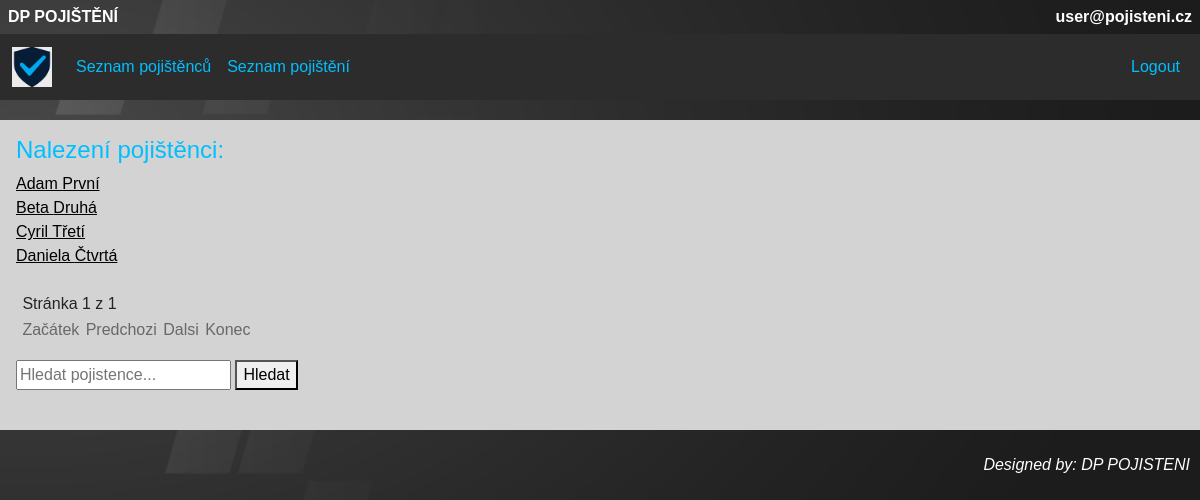
/pojistenci/pojistenec_search/ (signed in), run on the app's committed database.
### pojistenci/models.py (models this page shows, shortened)
class Uzivatel(AbstractBaseUser):
    email = models.EmailField(max_length=300, unique=True)
    is_admin = models.BooleanField(default=False)
    class Meta:
        verbose_name = "uživatel"
        verbose_name_plural = "uživatelé"
    objects = UzivatelManager()
    USERNAME_FIELD = "email"

class Pojistenec(models.Model):
    jmeno = models.CharField(max_length=100, validators=[text_validator, min_length_validator, max_length_validator])
    prijmeni = models.CharField(max_length=100, validators=[text_validator, min_length_validator, max_length_validator])
    email = models.EmailField(max_length=100, validators=[EmailValidator(), max_length_validator])
    telefon = models.CharField(max_length=22, validators=[telefon_validator])
    ulice = models.CharField(max_length=100, validators=[alphanum_space_dash_validator, min_length_validator, max_length_validator])
    cislo = models.CharField(max_length=100, validators=[alphanum_space_dash_validator, max_length_validator])
    mesto = models.CharField(max_length=100, validators=[alphanum_space_dash_validator, min_length_validator, max_length_validator])
    psc = models.CharField(max_length=6, validators=[psc_validator])
    class Meta:
        verbose_name = "Pojištěnec"
        verbose_name_plural = "Pojištěnci"

### pojistenci/views.py (the view, shortened to what this page needs)
# urls.py: path("pojistenec_search/", views.PojistenecSearch.as_view(), name="pojistenec_search"),
class PojistenecSearch(LoginRequiredMixin, generic.ListView):
    model = Pojistenec
    template_name = "pojistenci/search_pojistenec.html"  # cesta k šabloně ze složky templates (je možné sdílet mezi aplikacemi)
    context_object_name = "results"
    paginate_by = 10
    def get_queryset(self):
        q = self.request.GET.get("q", "")
        queryset = Pojistenec.objects.all()
        return queryset
    def get_context_data(self, **kwargs):
        context = super().get_context_data(**kwargs)
        context["query"] = self.request.GET.get("q", "")
        return context

### pojistenci/templates/pojistenci/search_pojistenec.html
{% extends "base.html" %}
{% block content %}
<h4>Nalezení pojištěnci:</h4>
{% for pojistenec in results %}
<a href="{% url 'pojistenec_detail' pojistenec.id %}" class="list_of_items">
    {{ pojistenec.jmeno }} {{ pojistenec.prijmeni }}
</a><br>
{% empty %}
<p>Žádní pojištěnci nebyli nalezeni.</p>
{% endfor %}
<br>
<span class="number_of_pages"> Stránka {{ page_obj.number }} z {{ page_obj.paginator.num_pages }} </span>
<nav class="flex_box_page">
    <ul class="pagination">
        {% if page_obj.number == 1 %}
        <li><span class="nav_page_item disabled">Začátek</span></li>
        {% else %}
        <li><a href="?page={{ page_obj.paginator.start_index }}" class="nav_page_item">Začátek</a></li>
        {% endif %}
        {% if page_obj.has_previous %}
        <li><a href="?page={{ page_obj.previous_page_number }}" class="nav_page_item">Predchozi</a></li>
        {% else %}
        <li><span class="nav_page_item disabled">Predchozi</span></li>
        {% endif %}
        {% if page_obj.has_next %}
        <li><a href="?page={{ page_obj.next_page_number }}" class="nav_page_item">Dalsi</a></li>
        {% else %}
        <li><span class="nav_page_item disabled">Dalsi</span></li>
        {% endif %}
        {% if page_obj.number == page_obj.paginator.num_pages %}
        <li><span class="nav_page_item disabled">Konec</span></li>
        {% else %}
        <li><a href="?page={{ page_obj.paginator.num_pages }}" class="nav_page_item">Konec</a></li>
        {% endif %}
    </ul>
</nav>
<form method="get">
    <input type="text" name="q" placeholder="Hledat pojistence...">
    <button type="submit">Hledat</button>
</form>
<br>
{% endblock %}

### pojistenci/templates/base.html (shortened to what this page needs)
<!DOCTYPE html>
<html lang="cs">
<head>
    {% load static %}
    <link rel="stylesheet" href="{% static 'css/bootstrap.min.css' %}" type = "text/css"/>
    <link rel="stylesheet" href="{% static 'css/style.css' %}" type="text/css">
    </head>
<body>
<header>
    <div class="flex_box_header">
        <div class="nav_item_header">DP POJIŠTĚNÍ</div>
        <div class="nav_item_header">{{request.user.email}}</div>
    </div>
</header>
<nav class="navbar navbar-expand-md navbar-dark bg-custom-dark">
  <div class="container-fluid d-flex align-items-center">
    <a class="navbar-brand me-3" href="/">
      <img src="{% static 'logo.png' %}" alt="Logo" height="40">
    </a>
    <div class="collapse navbar-collapse" id="mainNavbar">
      <ul class="navbar-nav me-auto">
        {% if user.is_authenticated %}
        <li class="nav-item">
          <a class="nav-link" href="{% url 'pojistenec_index' %}">Seznam pojištěnců</a>
        </li>
        <li class="nav-item">
          <a class="nav-link" href="{% url 'pojisteni_index' %}">Seznam pojištění</a>
        </li>
        {% endif %}
      </ul>
      <ul class="navbar-nav ms-auto">
        {% if user.is_authenticated %}
        <li class="nav-item">
          <a class="nav-link" href="{% url 'logout' %}">Logout</a>
        </li>
        {% endif %}
      </ul>
    </div>
  </div>
</nav>
    <div class="content">
    {% block content %}
    {% endblock %}
    </div>
    <footer>
       Designed by: DP POJISTENI
    </footer>
</body>
</html>

### pojistenci/static/css/style.css (style rules this page uses)
* { box-sizing: border-box; }
body { margin: 0; font-family: sans-serif; background-image: url('/static/pojistenci/body.png'); background-size: cover; background-position: center; background-repeat: no-repeat; background-attachment: fixed; }
.bg-custom-dark { background-color: #2c2c2c !important; }
h4 { color: #00BFFF; }
.navbar-nav .nav-link { color: #00BFFF !important; }
.list_of_items { color: black; }
.number_of_pages { padding: 0rem 0.4rem; }
.flex_box_page { display: flex; justify-content: space-between; align-items: center; padding: 0.1rem 0.2rem; background-color: lightgrey; }
.nav_page_item { color: black; background-color: lightgrey; text-decoration: none; padding: 0.2rem }
.nav_page_item.disabled { opacity: 0.5; cursor: not-allowed; pointer-events: none; background-color: lightgrey; }
header { padding: 0.1rem; }
.flex_box_header { display: flex; justify-content: space-between; align-items: center; padding: 0.1rem 0.2rem; }
.nav_item_header { color: white; padding: 0.1rem 0.2rem; font-weight: bold; border-radius: 4px; }
nav { padding: 0.2rem; }
.content { width: 100%; margin: auto; margin-top: 20px; margin-bottom: 20px; background-color: lightgrey; padding: 1rem; flex: 1; }
footer { color: white; font-style: italic; width: 100%; height: 30px; text-align: right; line-height: 30px; vertical-align: middle; padding-right: 10px; }

### data on the page
Uzivatel: user.email "user@pojisteni.cz"
Pojistenec: jmeno "Adam", prijmeni "První"
Pojistenec: jmeno "Beta", prijmeni "Druhá"
Pojistenec: jmeno "Cyril", prijmeni "Třetí"
Pojistenec: jmeno "Daniela", prijmeni "Čtvrtá"

### other printed values
{{ page_obj.number }} "1"
{{ page_obj.paginator.num_pages }} "1"
